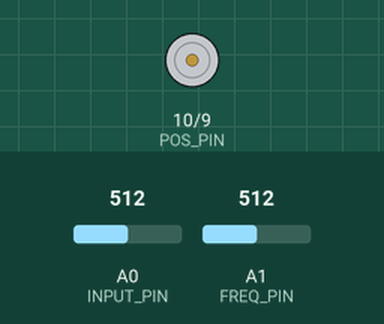
The sketch below on a simulated Arduino Uno, built with avr-gcc and run on an emulated ATmega328P. Parts: motor-driver pin pairs drawn as motors (green arrow = first pin HIGH = forward, orange = second pin HIGH = backward, longer = more drive). Inputs (shaded band) come from the test bench; at power-on: A0 (INPUT_PIN) = 512, A1 (FREQ_PIN) = 512.

Above: at 1.2 s.
1.3 s: A0 (INPUT_PIN) set to 716
At 2.1 s:
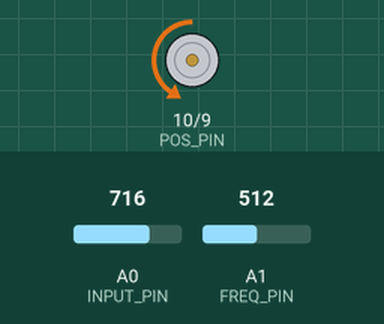
2.8 s: A0 (INPUT_PIN) set to 900
At 3.1 s:
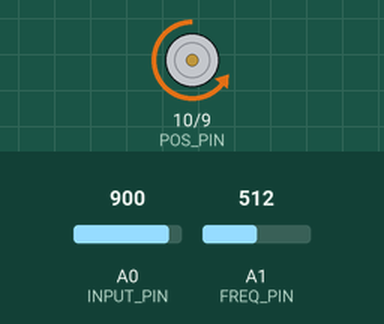
4.3 s: A0 (INPUT_PIN) set to 306
At 5.2 s:
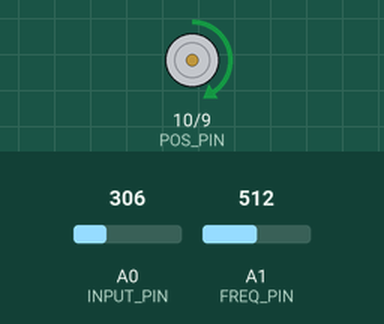
5.8 s: A0 (INPUT_PIN) set to 246
At 6.2 s:
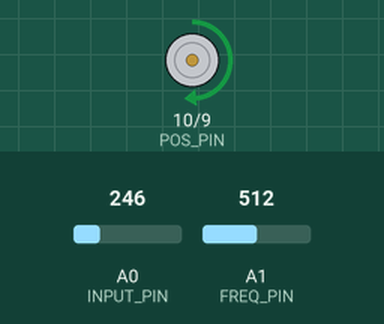
7.3 s: A0 (INPUT_PIN) set to 122
At 8.5 s:
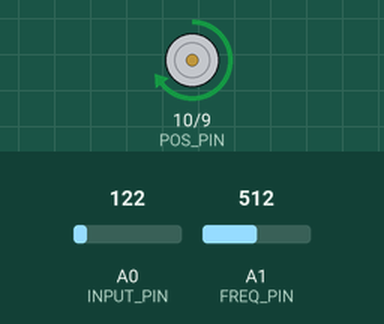
Timing chart, 0 to 9.8 s (numbered marks = the images above; inputs shaded):
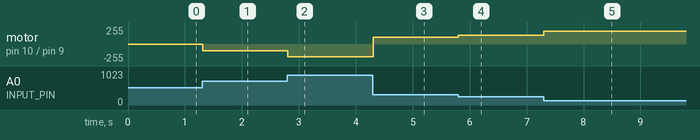

Measured:
- after the input at 1.3 s, motor on pin 10 (POS_PIN) / pin 9 (NEG_PIN): stopped → backward 102/255 at once
- after the input at 2.8 s, motor on pin 10 (POS_PIN) / pin 9 (NEG_PIN): backward 102/255 → backward 193/255 at once
- after the input at 4.3 s, motor on pin 10 (POS_PIN) / pin 9 (NEG_PIN): backward 193/255 → forward 103/255 at once
- after the input at 5.8 s, motor on pin 10 (POS_PIN) / pin 9 (NEG_PIN): forward 103/255 → forward 132/255 at once
- after the input at 7.3 s, motor on pin 10 (POS_PIN) / pin 9 (NEG_PIN): forward 132/255 → forward 194/255 at once

The sketch:

class_D_passthrough_optimized3.ino
```cpp
// Define the analog pins
#define INPUT_PIN A0
#define FREQ_PIN A1

// Define the PWM pins
#define POS_PIN 10
#define NEG_PIN 9

// Define the frequency range
#define MIN_FREQ 20
#define MAX_FREQ 2000

// Define the timer0 prescaler values and bits
#define PRESCALER_1 1
#define PRESCALER_8 8
#define PRESCALER_64 64
#define PRESCALER_256 256
#define PRESCALER_1024 1024
#define CS00_BIT _BV(CS00)
#define CS01_BIT _BV(CS01)
#define CS02_BIT _BV(CS02)

// Define the analog input range and zero point
#define ANALOG_RANGE 1024
#define ANALOG_ZERO 512

// Define the PWM resolution and range
#define PWM_RES 9
#define PWM_RANGE 512

// Define a global variable for the sampling frequency
volatile int sampling_freq = MIN_FREQ;

// Define a global variable for the timer0 overflow count
volatile int overflow_count = 0;

// Define a global variable for the timer0 prescaler value and bits
volatile int prescaler_value = PRESCALER_64;
volatile byte prescaler_bits = CS01_BIT;

// Define a function to set the timer0 prescaler based on the sampling frequency
void set_prescaler() {
  // Calculate the number of timer0 ticks per sample
  uint32_t ticks_per_sample = F_CPU / (sampling_freq);

  // Choose the smallest prescaler that can fit the ticks per sample in one byte
  if (ticks_per_sample <= 256) {
    // Use prescaler /1 and set the bits accordingly
    prescaler_value = PRESCALER_1;
    prescaler_bits = CS00_BIT;

    } else if (ticks_per_sample <= 2048) {
    // Use prescaler /8 and set the bits accordingly
    prescaler_value = PRESCALER_8;
    prescaler_bits = CS01_BIT;

    } else if (ticks_per_sample <= 16384) {
    // Use prescaler /64 and set the bits accordingly
    prescaler_value = PRESCALER_64;
    prescaler_bits = CS01_BIT | CS00_BIT;

    } else if (ticks_per_sample <= 65536) {
    // Use prescaler /256 and set the bits accordingly
    prescaler_value = PRESCALER_256;
    prescaler_bits = CS02_BIT;

    } else {
    // Use prescaler /1024 and set the bits accordingly
    prescaler_value = PRESCALER_1024;
    prescaler_bits = CS02_BIT | CS00_BIT;

    }
  TCCR0B = prescaler_bits;
}

// Define a function to set the timer0 overflow count based on the sampling frequency and prescaler
void set_overflow_count() {

   // Calculate the number of timer0 ticks per sample with the chosen prescaler
   uint32_t ticks_per_sample = F_CPU / ((uint32_t)prescaler_value * (uint32_t)sampling_freq);

   // Calculate the number of timer0 overflows per sample
   int overflows_per_sample = ticks_per_sample / 256;

   // Calculate the remaining ticks after the last overflow
   int remaining_ticks = ticks_per_sample % 256;

   // Set the timer0 overflow count to the complement of the remaining ticks
   overflow_count = 256 - remaining_ticks;

   // Set the timer0 counter to the overflow count
   TCNT0 = overflow_count;

}

// Define a function to read the analog input and output the PWM signals
void read_and_output() {

   // Read the analog input from pin A0
   int input_value = analogRead(INPUT_PIN);

   // Subtract the zero point from the input value
   input_value -= ANALOG_ZERO;

   // Output the PWM signals to pins 9 and 10 based on the sign
   if (input_value >= 0) {
      // Output the positive value to pin 10 and zero to pin 9
      OCR1A = input_value;
      OCR1B = 0;

      } else {
      // Output the inverted negative value to pin 9 and zero to pin 10
      OCR1B = -input_value;
      OCR1A = 0;

      }
}

// Define a function to read the frequency input and update the sampling frequency

void read_and_update_freq() {

   // Read the analog input from pin A1
   int freq_value = analogRead(FREQ_PIN);

   // Map the input value to the frequency range
   int new_freq = map(freq_value, 0, ANALOG_RANGE, MIN_FREQ, MAX_FREQ);

   // Gradually shift the sampling frequency to the new value to avoid glitches
   if (new_freq > sampling_freq) {
      sampling_freq++;
      set_prescaler();
      set_overflow_count();
      delay(1);

      } else if (new_freq < sampling_freq) {
      sampling_freq--;
      set_prescaler();
      set_overflow_count();
      delay(1);

      }
}

// Define an interrupt service routine for timer0 overflow
ISR(TIMER0_OVF_vect) {

   // Set the timer0 counter to the overflow count again
   TCNT0 = overflow_count;

   // Call the function to read and output
   read_and_output();

}

void setup() {

   // Set pins A0 and A1 as inputs
   pinMode(INPUT_PIN, INPUT);
   pinMode(FREQ_PIN, INPUT);

   // Set pins 9 and 10 as outputs
   pinMode(POS_PIN, OUTPUT);
   pinMode(NEG_PIN, OUTPUT);

   // Set PWM mode to fast and resolution to 9 bits
   TCCR1A = _BV(COM1A1) | _BV(COM1B1) | _BV(WGM11);
   TCCR1B = _BV(WGM13) | _BV(WGM12) | _BV(CS10);
   ICR1 = PWM_RANGE;

   // Set the initial prescaler and overflow count based on the minimum frequency
   set_prescaler();
   set_overflow_count();

   // Enable timer0 overflow interrupt

   TIMSK0 = _BV(TOIE0);

   // Enable global interrupts
   sei();

}

void loop() {

   // Call the function to read and update the frequency
   read_and_update_freq();

}
```
